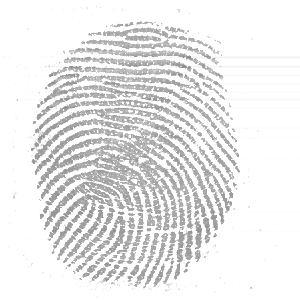
#> input picture huellas/01/01_2.tif, 300 x 300 px, found by its file name
$ python main.py 01/01_1.tif 01/01_2.tif
#> lines starting #> are read from the running program, lines starting #| are printed output that depends on the picture; after the words box and inside, x2 and y2 are one past the last pixel; in counts of white or black regions, pixels touching at a corner belong together
#> further down, image is the input picture: shape (300, 300, 3); min 135, max 255, mean 234
### huellas/thetafilter.py
# Importar los paquetes necesarios
import cv2
import numpy as np


# Definición de la clase
class thetaFilter:

    def __init__(self, Image_gr):  ## Se define el constructor de la clase
        self.image = Image_gr  ## Se define el self de la imagen donde se recib en blanco y negro
        self.theta = 0  ## Se inicializa theta
        self.delta_theta = 0  ## Se inicializa delta theta

    def set_theta(self, theta, delta_theta):  ## Se define el metodo para definir el angulo y el delta del angulo
        self.theta = theta
        self.delta_theta = delta_theta

    def filtering(self):  ## Se define el metodo para el filtrado de la imagne por angulo
        image_gray_fft = np.fft.fft2(self.image)  ## se define la fft de la señal en grises
        image_gray = self.image
        image_gray_fft_shift = np.fft.fftshift(image_gray_fft)

        # pre-computations
        num_rows, num_cols = (image_gray.shape[0], image_gray.shape[1])  ## Se define el numero de columnas y filas
#> num_rows = 300; num_cols = 300
        enum_rows = np.linspace(0, num_rows - 1, num_rows)               ## Se generan los vectores y el meshgrid para la matriz
#> enum_rows = 300 values from 0 to 299
        enum_cols = np.linspace(0, num_cols - 1, num_cols)
#> enum_cols = 300 values from 0 to 299
        col_iter, row_iter = np.meshgrid(enum_cols, enum_rows)
        half_size = num_rows / 2 - 1  # here we assume num_rows = num_columns
#> half_size = 149

        # band pass filter mask
        band_pass_mask_1 = np.zeros_like(image_gray)  ## Se generan matrices de ceros
        band_pass_mask_2 = np.zeros_like(image_gray)
        band_pass_mask_3 = np.zeros_like(image_gray)
        band_pass_mask_4 = np.zeros_like(image_gray)

        thetamayor = self.theta + self.delta_theta  ## Se definen los rangos de theta segun lo que ingreso
        thetamenor = self.theta - self.delta_theta

        arg1 = col_iter - half_size
        arg2 = row_iter - half_size

        idx_low = (180 / np.pi) * (np.arctan2(arg2, arg1 * -1)) < thetamayor - 90   ## Se configuran los rangos para la mascara de acuerdo con las posiciones
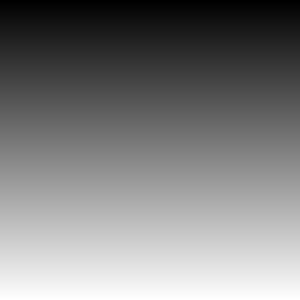
#> arg2: shape (300, 300) float64; min -149, max 150, mean 0.5; drawn with min black and max white
        idx_high = (180 / np.pi) * (np.arctan2(arg2, arg1 * -1)) > thetamenor - 90

        idx_low_2 = (180 / np.pi) * (np.arctan2(arg2, arg1 * 1)) > -(thetamayor - 90) ## Se genera loa segundos valores para la mascara como espejo de la anterior
        idx_high_2 = (180 / np.pi) * (np.arctan2(arg2, arg1 * 1)) < -(thetamenor - 90)

        band_pass_mask_1[idx_low]    = 1   ## se pone los valores de las mascaras en 1
        band_pass_mask_2[idx_high]   = 1

        band_pass_mask_3[idx_low_2]  = 1
        band_pass_mask_4[idx_high_2] = 1

        mask = cv2.bitwise_and(band_pass_mask_1, band_pass_mask_2)  ## Se crea la primera mascara de acuerdo de a los primeros rangod
        mask2 = cv2.bitwise_and(band_pass_mask_3, band_pass_mask_4) ## Se crea la primera mascara de acuerdo de a los segundos rangod

        mask_total = cv2.bitwise_or(mask, mask2)       ## Se hace un or entre las mascaras para generar la mascara total

        fft_filtered = image_gray_fft_shift * mask_total  ## Se genera la imagen filtrada en frecuencia
        image_filtered = np.fft.ifft2(np.fft.fftshift(fft_filtered))  ## Se hace la fft inversa
        image_filtered = np.absolute(image_filtered)
        image_filtered /= np.max(image_filtered)

        cv2.imshow("Imagen Filtrada con angulo de {}".format(self.theta), image_filtered)  ## Se imprime en pantalla la imagen filtrada
        cv2.imshow("Imagen en grises", image_gray)             ## Se imprime la imagen en grises
        cv2.imshow("Mascara con angulo de {}".format(self.theta), 255 * mask_total)  ## Se muestra la mascara
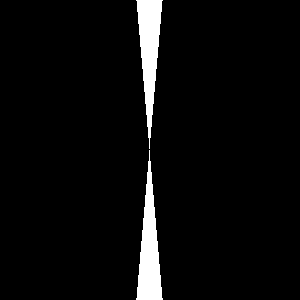
#> window 'Mascara con angulo de 0': shape (300, 300); 4.4% white; 2 white regions, box (x1, y1, x2, y2) and area: (136, 150, 163, 300) 1982, (136, 0, 163, 149) 1955
        cv2.waitKey(0)

        return image_filtered  ## Se retorna la imagen filtrada

### huellas/main.py
import cv2  ## Se importan las librerias necesarias
import os
import sys
from thetafilter import thetaFilter as tf ## Se importa la clase proveniente de otro archivo.py


def banco_filtros(Imagen):   ## Se crea la funcion de banco de filtros, se pide como parametro una imagen de entrada
    image_gray = cv2.cvtColor(Imagen, cv2.COLOR_BGR2GRAY)  ## se transforma la imagen a grises

    filtrado_1 = tf(image_gray)  ## Se define un objeto con la clase thetha filter y se ingresa la imagen en grises
    filtrado_1.set_theta(0, 5)   ## Se definen los parametros theta y delta theta
    imagen_1 = filtrado_1.filtering()  ## Se usa el metodo filtering y se retorna la imagen filtrada

    filtrado_2 = tf(image_gray)  ## Se define un objeto con la clase thetha filter y se ingresa la imagen en grises
    filtrado_2.set_theta(45, 5) ## Se definen los parametros theta y delta theta
    imagen_2 = filtrado_2.filtering() ## Se usa el metodo filtering y se retorna la imagen filtrada
#> in filtering (call 2), `image_filtered /= np.max(image_filtered)`:
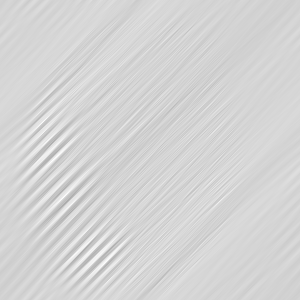
#> image_filtered: shape (300, 300) float64; min 0.67, max 1, mean 0.834
#> in filtering (call 2), `cv2.imshow("Mascara con angulo de {}".format(self.theta), 255 * mask_t..`:
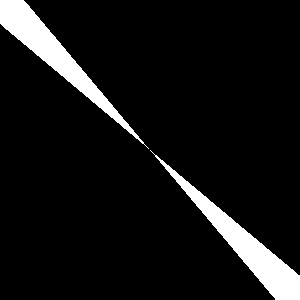
#> window 'Mascara con angulo de 45': shape (300, 300); 8% white; 2 white regions, box (x1, y1, x2, y2) and area: (150, 150, 300, 300) 3644, (0, 0, 149, 149) 3595

    filtrado_3 = tf(image_gray) ## Se define un objeto con la clase thetha filter y se ingresa la imagen en grises
    filtrado_3.set_theta(90, 5) ## Se definen los parametros theta y delta theta
    imagen_3 = filtrado_3.filtering()  ## Se usa el metodo filtering y se retorna la imagen filtrada
#> in filtering (call 3), `image_filtered = np.absolute(image_filtered)`:
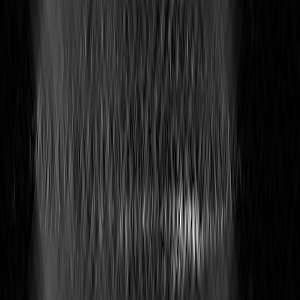
#> image_filtered: shape (300, 300) float64; min 0.00729, max 52.86, mean 7.9; drawn with min black and max white

    filtrado_4 = tf(image_gray)  ## Se define un objeto con la clase thetha filter y se ingresa la imagen en grises
    filtrado_4.set_theta(135, 5) ## Se definen los parametros theta y delta theta
    imagen_4 = filtrado_4.filtering() ## Se usa el metodo filtering y se retorna la imagen filtrada
#> in filtering (call 4), `image_filtered = np.absolute(image_filtered)`:
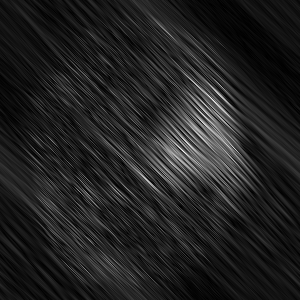
#> image_filtered: shape (300, 300) float64; min 0.00478, max 41.89, mean 5.6; drawn with min black and max white

    new_imagen = (imagen_1 + imagen_2 + imagen_3 + imagen_4) / 4  ## Se crea la nueva imagen a partir de las imagenes filtradas
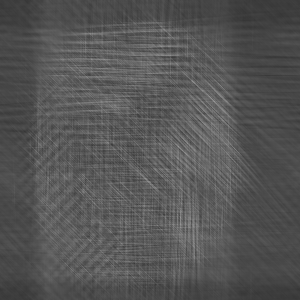
#> new_imagen: shape (300, 300) float64; min 0.214, max 0.603, mean 0.335
    cv2.imshow("Imagen Promediada", new_imagen)  ## Se muestra la iamgen promediada
    cv2.waitKey(0)


if __name__ == '__main__':  ## se define el main del codigo
    path = sys.argv[1]    ## Se define el path de la imagen
    image_name = sys.argv[2]  ##Se define el nombre de la imagen
    path_file = os.path.join(path, image_name) ## Se genera la ruta de la imagen para leerla
    image = cv2.imread(path_file)  ## Se define la imagen
    banco_filtros(image)  ## Se usa la funcion bamco_filtros ingresando la imagen deseada

$ run again, on huellas/01/01_3.tif
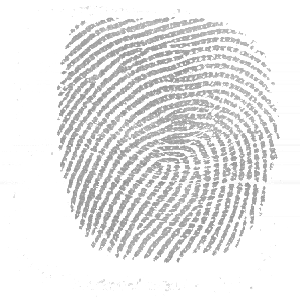
#> input picture huellas/01/01_3.tif, 300 x 300 px, found by its file name
#> image is the input picture: shape (300, 300, 3); min 137, max 255, mean 232.3
#> in filtering (call 4), `image_filtered = np.absolute(image_filtered)`:
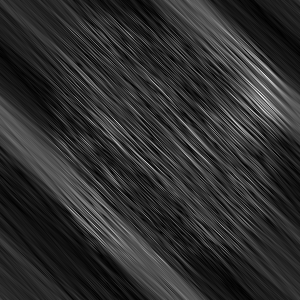
#> image_filtered: shape (300, 300) float64; min 0.0127, max 32.46, mean 5.9; drawn with min black and max white
#> in banco_filtros, `new_imagen = (imagen_1 + imagen_2 + imagen_3 + imagen_4) / 4`:
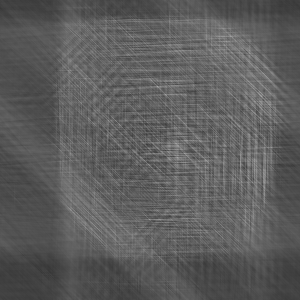
#> new_imagen: shape (300, 300) float64; min 0.217, max 0.667, mean 0.364

$ run again, on huellas/01/01_4.tif
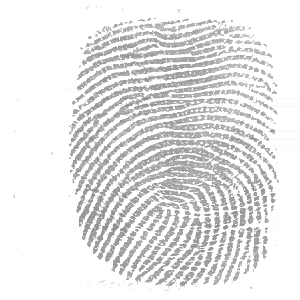
#> input picture huellas/01/01_4.tif, 300 x 300 px, found by its file name
#> image is the input picture: shape (300, 300, 3); min 136, max 255, mean 230.3
#> in filtering (call 4), `image_filtered = np.absolute(image_filtered)`:
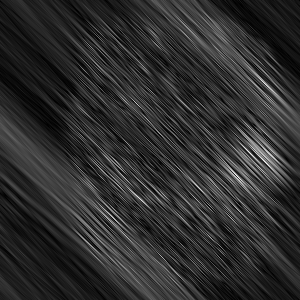
#> image_filtered: shape (300, 300) float64; min 0.00989, max 32.54, mean 5.9; drawn with min black and max white
#> in banco_filtros, `new_imagen = (imagen_1 + imagen_2 + imagen_3 + imagen_4) / 4`:
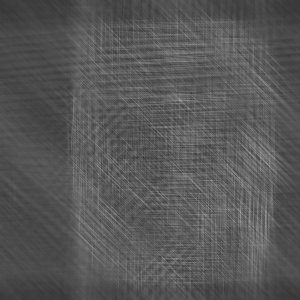
#> new_imagen: shape (300, 300) float64; min 0.213, max 0.668, mean 0.343

$ run again, on huellas/01/01_5.tif
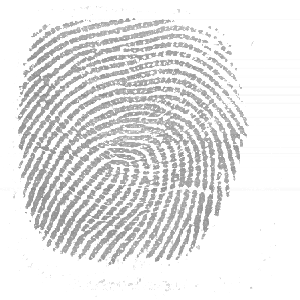
#> input picture huellas/01/01_5.tif, 300 x 300 px, found by its file name
#> image is the input picture: shape (300, 300, 3); min 134, max 255, mean 229.7
#> in banco_filtros, `new_imagen = (imagen_1 + imagen_2 + imagen_3 + imagen_4) / 4`:
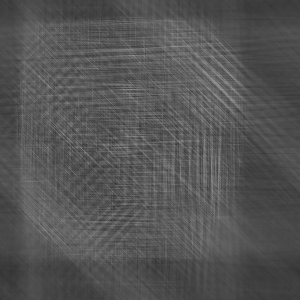
#> new_imagen: shape (300, 300) float64; min 0.203, max 0.611, mean 0.332
